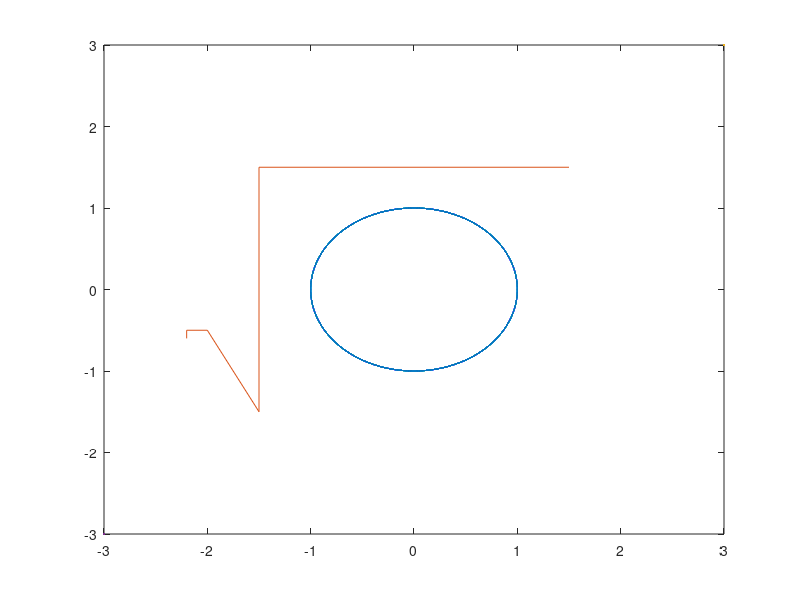

Recreate this plot in MATLAB.
close, clear, clc

a=1:0.001:100;
plot(cos(a),sin(a));hold on;

b=[-2.2 -0.6;-2.2 -0.5;-2 -0.5;-1.5 -1.5;-1.5 1.5;1.5 1.5];
plot(b(:,1),b(:,2));
plot(3,3);
plot(-3,-3);